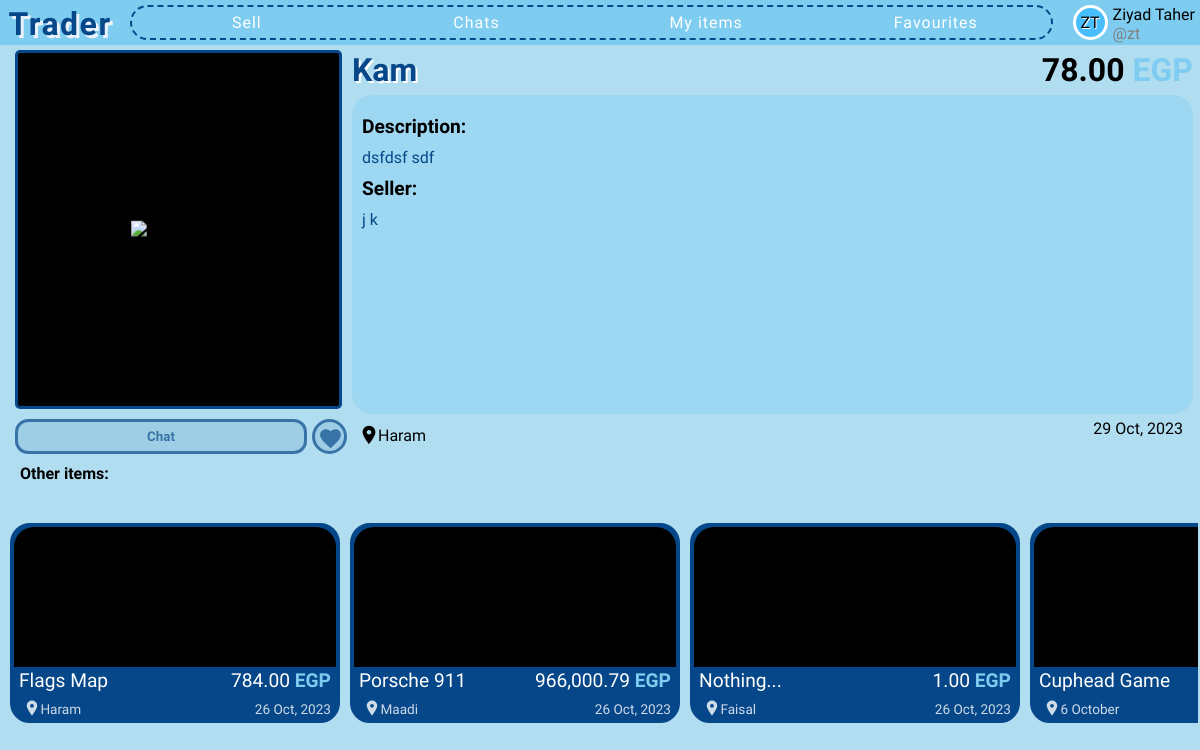
Page /16/ (signed in) on the committed database.
### app/models.py (models this page shows)
class User(db.Model, UserMixin):
    id = db.Column(db.Integer, primary_key=True)
    firstname = db.Column(db.String(50), nullable=False)
    lastname = db.Column(db.String(50), nullable=False)
    username = db.Column(db.String(30), unique=True, nullable=False)
    email = db.Column(db.String(120), unique=True, nullable=False)
    password = db.Column(db.String(120), nullable=False)
    profile_color = db.Column(db.String(25), nullable=True, default=None)
    sent_chat = db.relationship('Chat', backref='sent_by_set', lazy=True, foreign_keys='Chat.sent_by')
    received_chat = db.relationship('Chat', backref='received_by_set', lazy=True, foreign_keys='Chat.received_by')
    items = db.relationship('Item', backref='item_owner', lazy=True)
    contacts = db.relationship('User', secondary=user_contacts,
                               primaryjoin=(user_contacts.c.contact_id == id),
                               secondaryjoin=(user_contacts.c.contacted_id == id),
                               backref=db.backref('contacted_by', lazy='dynamic'),
                               lazy='dynamic')
    favourites = db.relationship('Item', secondary=favourite_items, backref=db.backref('fav_users', lazy='dynamic'))

class Item(db.Model):
    id = db.Column(db.Integer, primary_key=True)
    title = db.Column(db.String(100), nullable=False)
    description = db.Column(db.Text, nullable=False)
    location = db.Column(db.String(100), nullable=False)
    price = db.Column(db.Float, default=0, nullable=False)
    is_sold = db.Column(db.Boolean, default=False)
    created_at = db.Column(db.DateTime)
    owner = db.Column(db.Integer, db.ForeignKey("user.id"), nullable=False)
    images = db.relationship('Image', backref='images_set', lazy=True)
    chats = db.relationship('Chat', backref='chats_set', lazy=True)

### app/routes.py (the view)
@app.get("/<int:item_id>/")
@login_required
def single_item(item_id):
    items = []
    item = None
    for entry in Item.query.all():
        if entry.id == item_id:
            item = entry
            seller = User.query.get(item.owner)
        else:
            items.append(entry)
    if not item:
        abort(404)
    if current_user.is_authenticated:
        is_favourite = item in current_user.favourites
    else:
        is_favourite = False
    return render_template("single-item.html", items=items, item=item, seller=seller, is_favourite=is_favourite)

### app/__init__.py (called while the page is built)
def price_format(float):
    return '{:,.2f}'.format(float)

### app/routes.py (called while the page is built)
@login_manager.user_loader
def load_user(user_id):
    return User.query.get(int(user_id))

### app/templates/single-item.html (shortened to what this page needs)
{% extends 'base.html' %}
{% block head %}
    <link rel="stylesheet" href="{{ url_for('static', filename='css/partials/item.css') }}">
    <link rel="stylesheet" href="{{ url_for('static', filename='css/single-item.css') }}">
{% endblock %}
{% block content %}
    <div class="grid-cont">
        <div class="item-img-cont">
            <img src="{{ url_for('serve_image', img_id=item.images[0].id) }}" alt="item-image">
        </div>
        {% if current_user.id == seller.id %}
        <div class="seller-btns">
            <button class="edit-btn" onclick="window.location.href = `{{ url_for('edit_item', item_id=item.id) }}?next={{ url_for('single_item', item_id=item.id) }}`">Edit</button>
            <button class="delete-btn" onclick="window.location.href = `{{ url_for('delete_item', item_id=item.id) }}?next={{ url_for('index') }}`">Delete</button>
        </div>
        {% else %}
        <button class="chat-btn" onclick="window.location.href = `{{ url_for('single_chat', user_id=seller.id) }}?next=/{{ item.id }}/&item-id={{ item.id }}`">Chat</button>
        <button class="favourite-btn {% if is_favourite %}fav{% endif %}" onclick="toggleFavourite()">
            <svg
            width="25"
            height="25"
            xmlns="http://www.w3.org/2000/svg"
            viewBox="0 0 24 24"
            >
            <path
                d="M12 21.35l-1.45-1.32C5.4 15.36 2 12.28 2 8.5 2 5.42 4.42 3 7.5 3c1.74 0 3.41.81 4.5 2.09C13.59 3.81 15.26 3 17 3 20.08 3 22 5.42 22 8.5c0 3.78-3.4 6.86-8.55 11.54L12 21.35z"
            />
            </svg>
        </button>
        {% endif %}
        <div class="title-price">
            <h2 class="item-title">{{ item.title }}</h2>
            <div class="price-cont">{{ price_format(item.price) }} <span class="egp">EGP</span></div>
        </div>
        <div class="description-cont">
            <div>Description:</div>
            {{ item.description }}
            <div>Seller:</div>
            {{ seller.firstname }} {{ seller.lastname }}
        </div>
        <div class="location-cont">
            <svg
                width="22px"
                height="22px"
                xmlns="http://www.w3.org/2000/svg"
                viewBox="0 0 24 24"
                fill="#000000"
            >
                <path d="M12 2C8.13 2 5 5.13 5 9c0 4.25 7 13 7 13s7-8.75 7-13c0-3.87-3.13-7-7-7zm0 9.5c-1.38 0-2.5-1.12-2.5-2.5s1.12-2.5 2.5-2.5 2.5 1.12 2.5 2.5-1.12 2.5-2.5 2.5z" />
            </svg> {{ item.location }}
        </div>
        <div class="item-created-at">{{ date_format(item.created_at, force_datetime=True) }}</div>
        <div class="other-items-cont">
            <div class="title">Other items:</div>
            <div class="other-items">
                {% for item in items %}
                    {% include 'partials/item.html' %}
                {% endfor %}
            </div>
        </div>
    </div>
{% endblock %}

### app/templates/partials/user-card.html
<div class="user-logo-cont" style="background-color: #{{ current_user.profile_color }};">
    <div class="user-logo">{{ current_user.firstname[0]|upper }}{{ current_user.lastname[0]|upper }}</div>
</div>
<div class="first-last-name">{{ current_user.firstname|title }} {{ current_user.lastname|title }}</div>
<span class="username">@{{ current_user.username }}</span>

### app/templates/partials/item.html (shortened to what this page needs)
<div class="single-item-cont location-{% if item.location == '6 October' %}october{% else %}{{ item.location|lower }}{% endif %}" id="item-{{ item.id }}">
    <a class="item" href="{{ url_for('single_item', item_id=item.id) }}">
        <div class="img-cont">
        </div>
        <div class="upper">
            <div class="item-title">{{ item.title }}</div>
            <div class="item-price">{{ price_format(item.price) }} <span class="egp">EGP</span></div>
        </div>
        <div class="lower">
            <div class="item-location">
                <svg
                    width="18px"
                    height="18px"
                    xmlns="http://www.w3.org/2000/svg"
                    viewBox="0 0 24 24"
                    fill="#fff"
                >
                    <path d="M12 2C8.13 2 5 5.13 5 9c0 4.25 7 13 7 13s7-8.75 7-13c0-3.87-3.13-7-7-7zm0 9.5c-1.38 0-2.5-1.12-2.5-2.5s1.12-2.5 2.5-2.5 2.5 1.12 2.5 2.5-1.12 2.5-2.5 2.5z" />
                </svg> {{ item.location }}
            </div>
            <div>{{ date_format(item.created_at) }}</div>
        </div>
    </a>
</div>

### app/static/css/base.css (style rules this page uses)
* { font-family: 'Varela Round', serif; box-sizing: border-box; margin: 0; padding: 0; font-size: bolder; }
body { background-color: #B1DDF1; color: white; }

### app/static/css/partials/user-card.css (style rules this page uses)
.user-logo-cont { display: flex; justify-content: center; align-items: center; background-color: #7eccf0; width: 35px; height: 35px; border: 3px solid white; border-radius: 50%; text-shadow: 1px 1px white; grid-row: span 2; }
.user-logo { font-family: Amita; }
.username { color: gray; }

### app/static/css/partials/item.css (style rules this page uses)
.single-item-cont { position: relative; width: 440px; margin: auto; transition: transform 0.5s; }
.item { position: relative; display: flex; flex-direction: column; justify-content: space-between; text-decoration: none; color: white; width: 440px; height: 290px; background-color: #064789; border-radius: 20px; border: 4px solid #064789; cursor: pointer; }
.img-cont { border-radius: 20px 20px 0 0; position: relative; background-color: black; overflow: hidden; height: 85%; }
.upper, .lower { display: flex; justify-content: space-between; align-items: baseline; padding: 2px 5px; }
.upper { font-size: 1.2rem; }
span.egp { color: #7eccf0; font-weight: bolder; }
.lower { font-size: 0.85rem; opacity: 0.8; }
.lower svg { position: relative; top: 3.5px; left: 4px; }

### app/static/css/single-item.css (style rules this page uses)
.grid-cont { width: 100%; display: grid; grid-template-columns: 25% 35px 1fr auto; grid-template-rows: 45px 1fr 30px 1fr; gap: 5px; height: 91vh; width: 99vw; margin: 0 10px; color: black; }
.item-img-cont { position: relative; background-color: black; overflow: hidden; margin: 5px; border: 3px solid #064789; border-radius: 5px; grid-column: span 2; grid-row: span 2; }
.item-img-cont img { position: absolute; top: 50%; left: 50%; transform: translate(-50%, -50%); max-width: 100%; max-height: 100%; }
button { height: 35px; cursor: pointer; color: #064789; border-color: #064789; background-color: rgba(132, 189, 215, 0.644); opacity: 0.7; border-style: solid; border-width: 3px; }
.chat-btn, .seller-btns { grid-column-start: 1; margin-left: 5px; }
.chat-btn, .seller-btns button { border-radius: 13px; font-weight: bolder; }
.favourite-btn { grid-column-start: 2; border-radius: 50%; width: 35px; }
.favourite-btn svg { position: relative; right: 2.25px; bottom: 1px; margin: 5px; fill: #064789; }
.title-price { display: flex; justify-content: space-between; align-items: center; margin-bottom: 5px; grid-row: 1; grid-column: 3 / 5; margin-top: 10px; }
.title-price .item-title { font-size: 2rem; color: #064789; text-shadow: 2px 2px white; }
.price-cont { font-size: 2rem; font-weight: bolder; padding: 10px 0; }
.price-cont .egp { color: #7eccf0; }
.description-cont { color: #064789; overflow: auto; background-color: #7eccf065; border-radius: 20px; padding: 10px; grid-row: 2; grid-column: 3 / 5; }
.description-cont div { font-size: 1.2rem; font-weight: bolder; color: black; padding: 10px 0; }
.location-cont { grid-column-start: 3; grid-row-start: 3; }
.location-cont svg { position: relative; top: 5px; left: 6px; }
.item-created-at { grid-column-start: -2; grid-row-start: 3; margin-right: 10px; }
.other-items-cont { grid-column: span 5; }
.other-items-cont .title { font-weight: bolder; padding: 10px; }
.other-items { display: flex; gap: 10px; overflow: auto; padding-bottom: 5px; height: 83%; width: 100%; }
.item { flex-shrink: 0; width: 330px; height: 200px; }

### rows in the picture
User: firstname "Z", lastname "T", firstname "Ziyad", lastname "Taher", username "zt"
Item: title "Kam", price "78.00", description "dsfdsf sdf", location "Haram", created_at "29 Oct, 2023"
User: firstname "j", lastname "k"
Item: title "Flags Map", price "784.00", location "Haram", created_at "26 Oct, 2023"
Item: title "Porsche 911", price "966,000.79", location "Maadi", created_at "26 Oct, 2023"
Item: title "Nothing...", price "1.00", location "Faisal", created_at "26 Oct, 2023"
Item: title "Cuphead Game", location "6 October"
